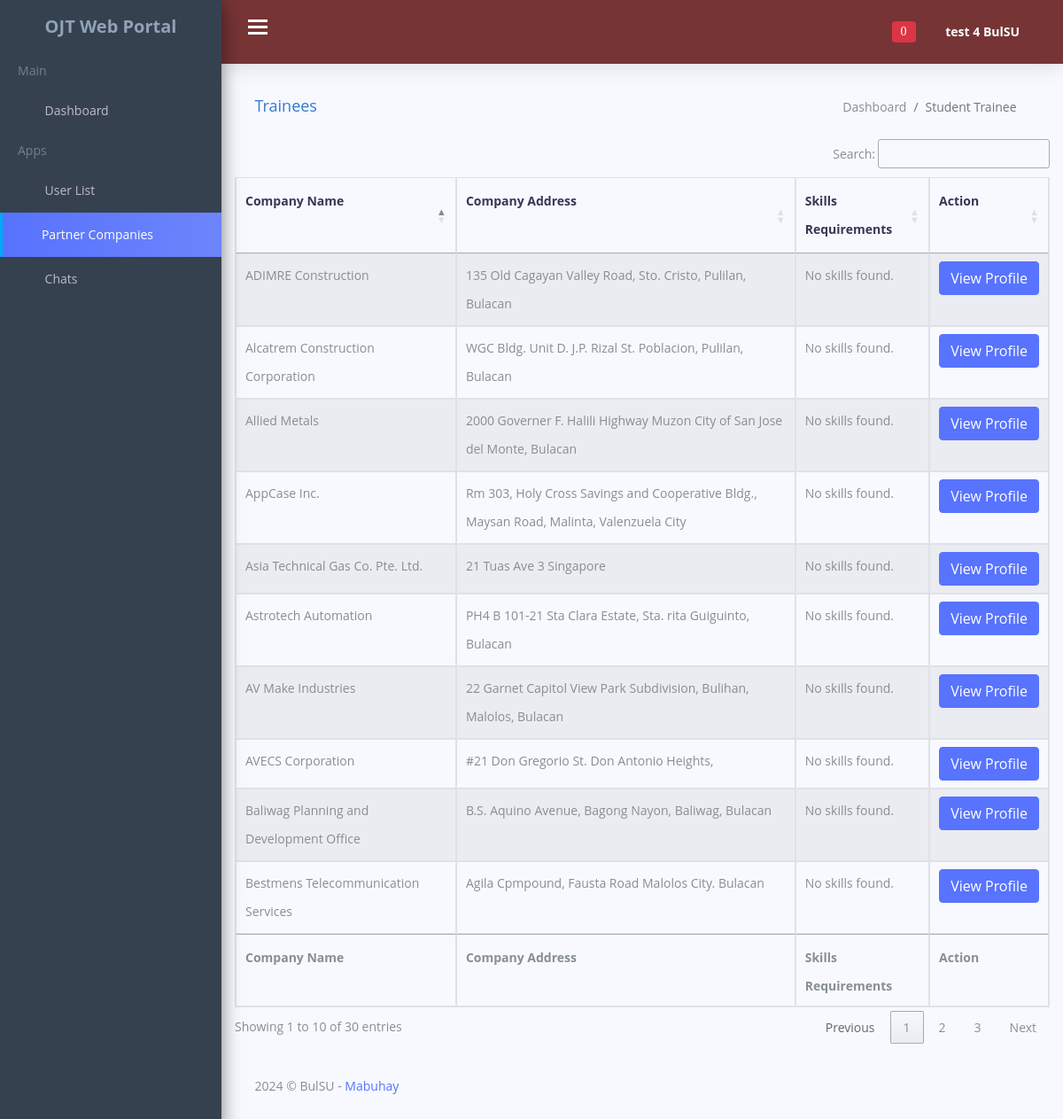
Screenshot of /adminportal/partner_companies.php (signed in) with the database file from the repository.
### tables this page shows
CREATE TABLE `supervisor` (
  `id` int(11) NOT NULL,
  `uniqueID` varchar(100) NOT NULL,
  `first_name` varchar(100) NOT NULL,
  `middle_name` varchar(100) NOT NULL,
  `last_name` varchar(100) NOT NULL,
  `company_name` varchar(150) NOT NULL,
  `position` varchar(200) NOT NULL,
  `company_address` varchar(150) NOT NULL,
  `supervisor_email` varchar(150) NOT NULL,
  `supervisor_password` varchar(150) NOT NULL,
  `phone_number` varchar(20) NOT NULL,
  `supervisor_profile_picture` varchar(150) NOT NULL,
  `verification_code` int(8) NOT NULL,
  `verify_status` varchar(150) NOT NULL DEFAULT 'Not Verified',
  `online_offlineStatus` varchar(150) NOT NULL DEFAULT 'Offline'
);

### adminportal/partner_companies.php (the view, shortened to what this page needs)
<?php
include '../connection/config.php';
?>
<!DOCTYPE html>
<html lang="en">
<head>
    <link href="css/lib/font-awesome.min.css" rel="stylesheet">
    <link href="css/lib/themify-icons.css" rel="stylesheet">
    <link href="css/lib/owl.carousel.min.css" rel="stylesheet" />
    <link href="css/lib/owl.theme.default.min.css" rel="stylesheet" />
    <link href="css/lib/menubar/sidebar.css" rel="stylesheet">
    <link href="css/lib/bootstrap.min.css" rel="stylesheet">
    <link href="css/lib/helper.css" rel="stylesheet">
    <link href="css/style.css" rel="stylesheet">
    <link href="css/lib/sweetalert/sweetalert.css" rel="stylesheet">
    <link href="https://cdn.datatables.net/1.13.6/css/jquery.dataTables.min.css" rel="stylesheet">
    <link href="https://cdn.datatables.net/buttons/2.4.2/css/buttons.dataTables.min.css" rel="stylesheet">
</head>
<body>
<?php
require_once 'templates/admin_navbar.php';
?>
    <div class="content-wrap">
        <div class="main">
            <div class="container-fluid">
                <div class="row">
                    <div class="col-lg-8 p-r-0 title-margin-right">
                        <div class="page-header">
                            <div class="page-title">
                                <h1>Trainees</h1>
                            </div>
                        </div>
                    </div>
                    <div class="col-lg-4 p-l-0 title-margin-left">
                        <div class="page-header">
                            <div class="page-title">
                                <ol class="breadcrumb">
                                    <li class="breadcrumb-item">
                                        <a href="dashboard.php">Dashboard</a>
                                    </li>
                                    <li class="breadcrumb-item active">Student Trainee</li>
                                </ol>
                            </div>
                        </div>
                    </div>
                </div>
                <div id="Time" class="tabpane" style="overflow: auto;">
                <table id="datatablesss" class="table table-striped table-bordered" style="width:100%">
        <thead>
            <tr>
                <th>Company Name</th>
                <th>Company Address</th>
                <th>Skills Requirements</th>
                <th>Action</th>
            </tr>
        </thead>
        <tbody>
    <?php
    $stmt = $conn->prepare("SELECT supervisor.id AS supervisorID, supervisor.company_name, supervisor.company_address, GROUP_CONCAT(company_skills_requirements.skills_name) AS skills FROM supervisor LEFT JOIN company_skills_requirements ON supervisor.company_name = company_skills_requirements.company_name GROUP BY supervisor.id");
    $stmt->execute();
    $data = $stmt->fetchAll(PDO::FETCH_ASSOC);
    foreach ($data as $result) {
        $skills = $result['skills'] ? implode(', ', explode(',', $result['skills'])) : 'No skills found.';
        ?>
        <tr>
            <td><?= $result['company_name'] ?></td>
            <td><?= $result['company_address'] ?></td>
            <td><?= $skills ?></td>
            <td>
                <a href="view_company_profile.php?supervisorID=<?= $result['supervisorID'] ?>" class="btn btn-primary">View Profile</a>
            </td>
        </tr>
        <?php
    }
    ?>
</tbody>
        <tfoot>
            <tr>
                <th>Company Name</th>
                <th>Company Address</th>
                <th>Skills Requirements</th>
                <th>Action</th>
            </tr>
        </tfoot>
    </table>
                </div>
                <section id="main-content">
                    <div class="row">
                        <div class="col-lg-12">
                            <div class="footer">
                                <p>2024 © BulSU -
                                    <a href="#">Mabuhay</a>
                                </p>
                            </div>
                        </div>
                    </div>
                </section>
            </div>
        </div>
    </div>
</body>
</html>

### adminportal/templates/admin_navbar.php (shortened to what this page needs)
<div class="sidebar sidebar-hide-to-small sidebar-shrink sidebar-gestures">
        <div class="nano">
            <div class="nano-content">
                <ul>
                    <div class="logo"><a href="dashboard.php">
                            <span>OJT Web Portal</span></a></div>
                    <li class="label">Main</li>
                    <li><a href="dashboard.php"><i class="ti-home"></i> Dashboard </a></li>
                    <li class="label">Apps</li>
                    <li><a class="sidebar-sub-toggle"><i class="ti-user"></i> User List <span class="sidebar-collapse-icon ti-angle-down"></span></a>
                    </li>
                    <li><a href="partner_companies.php"><i class="ti-layout-width-default"></i>Partner Companies </a></li>
                    <li><a class="sidebar-sub-toggle"><i class="ti-comment-alt"></i> Chats <span class="sidebar-collapse-icon ti-angle-down"></span></a>
                    </li>
                </ul>
            </div>
        </div>
    </div>
    <div class="header">
        <div class="container-fluid">
            <div class="row">
                <div class="col-lg-12">
                    <div class="float-left">
                        <div class="hamburger sidebar-toggle">
                            <span class="line"></span>
                            <span class="line"></span>
                            <span class="line"></span>
                        </div>
                    </div>
                    <div class="float-right">
                        <div class="dropdown dib">
                            <div class="header-icon" data-toggle="dropdown">
                                <i class="ti-bell">
                                    <span class="badge badge-danger" id="notification-badge">
                                    <?php
                                        if(isset($_SESSION['auth_user']['admin_id'])) {
                                            $adminID = $_SESSION['auth_user']['admin_id'];
                                            $unread = 'Unread';
                                            $stmt = $conn->prepare("SELECT COUNT(*) AS total_unread FROM admin_system_notification WHERE admin_id = ? AND status = ?");
                                            $stmt->execute([$adminID, $unread]);
                                            $result = $stmt->fetch(PDO::FETCH_ASSOC);
                                            $totalUnread = $result['total_unread'];
                                            echo $totalUnread;
                                        }
                                    ?>
                                    </span>
                                </i>
                            </div>
                        </div>
                        <div class="dropdown dib">
                            <div class="header-icon" data-toggle="dropdown">
                            <?php
                                if(isset($_SESSION['auth_user']['admin_id'])) {
                                    $adminID = $_SESSION['auth_user']['admin_id'];
                                    $stmt = $conn->prepare("SELECT * FROM admin_account WHERE id = ? ");
                                    $stmt->execute([$adminID]);
                                    $result = $stmt->fetch(PDO::FETCH_ASSOC);
                                }
                            ?>
                                <span class="user-avatar"><?php echo $result['first_name'];?> <?php echo $result['last_name'];?>
                                    <i class="ti-angle-down f-s-10"></i>
                                </span>
                            </div>
                        </div>
                    </div>
                </div>
            </div>
        </div>
    </div>

### rows the page displays
supervisor: company_name "ADIMRE Construction", company_address "135 Old Cagayan Valley Road, Sto. Cristo, Pulilan, Bulacan", skills "No skills found."
supervisor: company_name "Alcatrem Construction Corporation", company_address "WGC Bldg. Unit D. J.P. Rizal St. Poblacion, Pulilan, Bulacan", skills "No skills found."
supervisor: company_name "Allied Metals", company_address "2000 Governer F. Halili Highway Muzon City of San Jose del Monte, Bulacan", skills "No skills found."
supervisor: company_name "AppCase Inc.", company_address "Rm 303, Holy Cross Savings and Cooperative Bldg., Maysan Road, Malinta, Valenzuela City", skills "No skills found."
supervisor: company_name "Asia Technical Gas Co. Pte. Ltd.", company_address "21 Tuas Ave 3 Singapore", skills "No skills found."
supervisor: company_name "Astrotech Automation", company_address "PH4 B 101-21 Sta Clara Estate, Sta. rita Guiguinto, Bulacan", skills "No skills found."
supervisor: company_name "AV Make Industries", company_address "22 Garnet Capitol View Park Subdivision, Bulihan, Malolos, Bulacan", skills "No skills found."
supervisor: company_name "AVECS Corporation", company_address "#21 Don Gregorio St. Don Antonio Heights,", skills "No skills found."
supervisor: company_name "Baliwag Planning and Development Office", company_address "B.S. Aquino Avenue, Bagong Nayon, Baliwag, Bulacan", skills "No skills found."
supervisor: company_name "Bestmens Telecommunication Services", company_address "Agila Cpmpound, Fausta Road Malolos City. Bulacan", skills "No skills found."

### other values shown
$totalUnread "0"
$result['first_name'] "test 4"
$result['last_name'] "BulSU"
